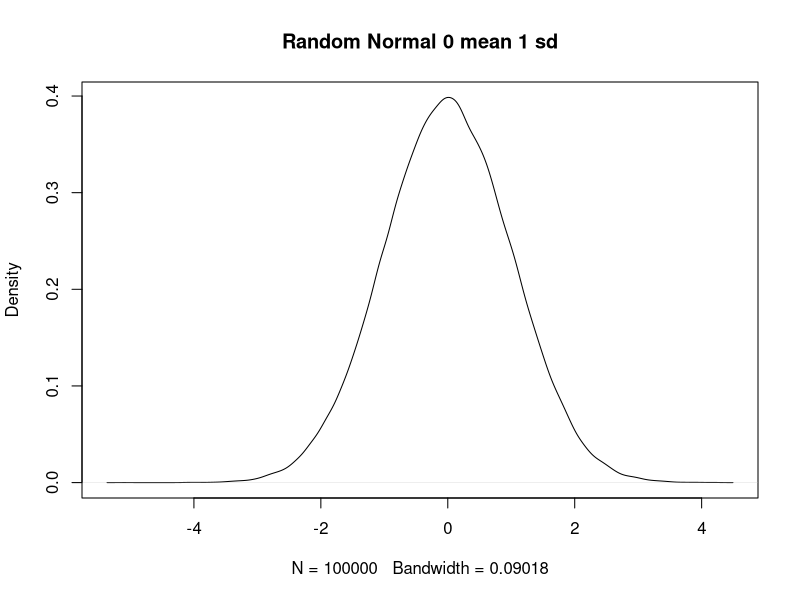
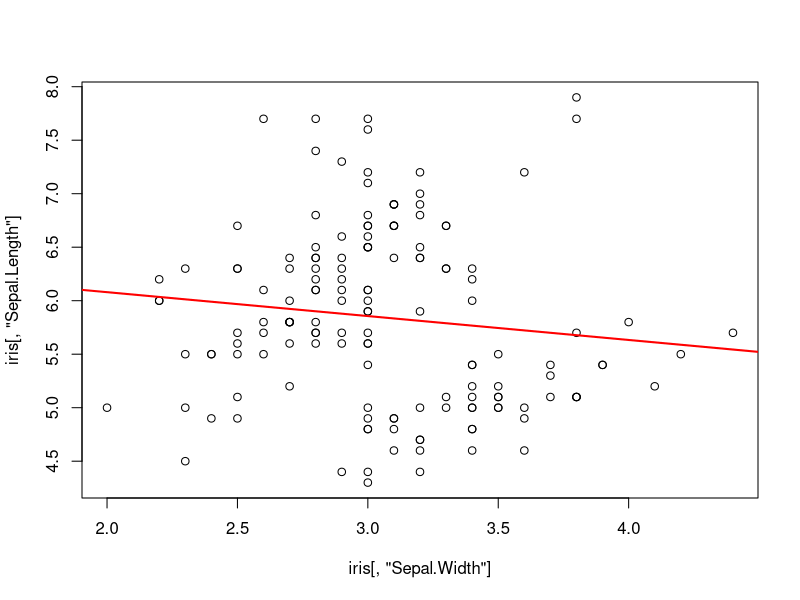
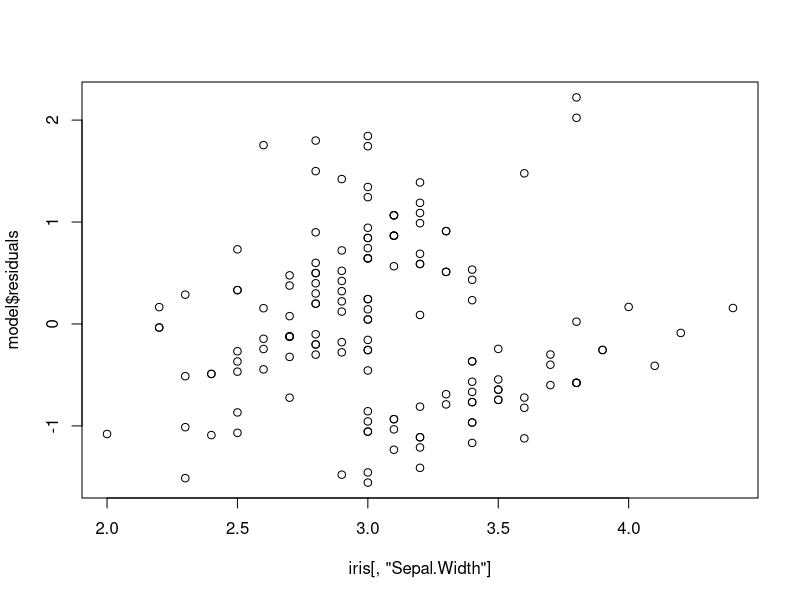
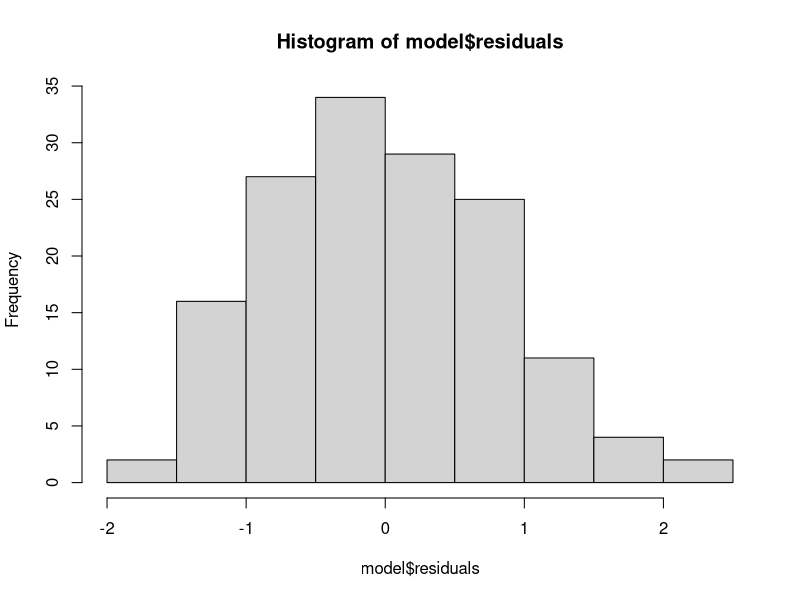

Reproduce these figures in R, in order. (Note: this script raises an error after producing the figures.)
plot(density(rnorm(100000,0,1)), main="Random Normal 0 mean 1 sd")


a = rnorm(10, 0,1)
cat('a \n')
print(a)

b = c(2,4,5,3,6)
cat('b \n')
print(b)

cat('a +b \n')
print(a+b)

cat('a < 0')
print(a[a<0])
print(a[c(1,3,4,5)])

fun = function(a = 1, b=2,...,c=34){
  d=a+b+c
  return(d)
}

fun(a=34, b=23)

#data analysis
iris
dim(iris)
head(iris)
summary(iris)
model = lm(Sepal.Length ~ Sepal.Width, data=iris)
print(model)
summary(model)

#plot the original data with regression
plot(x=iris[,"Sepal.Width"], y=iris[,"Sepal.Length"])
abline(coef=model$coefficients, lwd=2, col="red")

plot(x=iris[,"Sepal.Width"], y=model$residuals)
hist(model$residuals)

#aggregate on the species
aggregate(formula= Sepal.Length~Species, data=iris, FUN=mean)
aggregate(formula= Sepal.Length~Species, data=iris, FUN=sd)
aggregate(formula= Sepal.Length+Sepal.Width ~ Species, data=iris, FUN=mean)
aggregate(formula= Sepal.Length ~ Species+Petal.Width, data=iris, FUN=mean)

table(iris[,"Species"])


#lapply example - 

operationsVec = round( runif(n=1000)*1000 )
plot(operationsVec)

expMaxList = lapply(operationsVec, function(x){
  expMax = max(rexp(n=x, rate=1))
  return(expMax)
})

plot(unlist(expMaxList))
hist(unlist(expMaxList))



